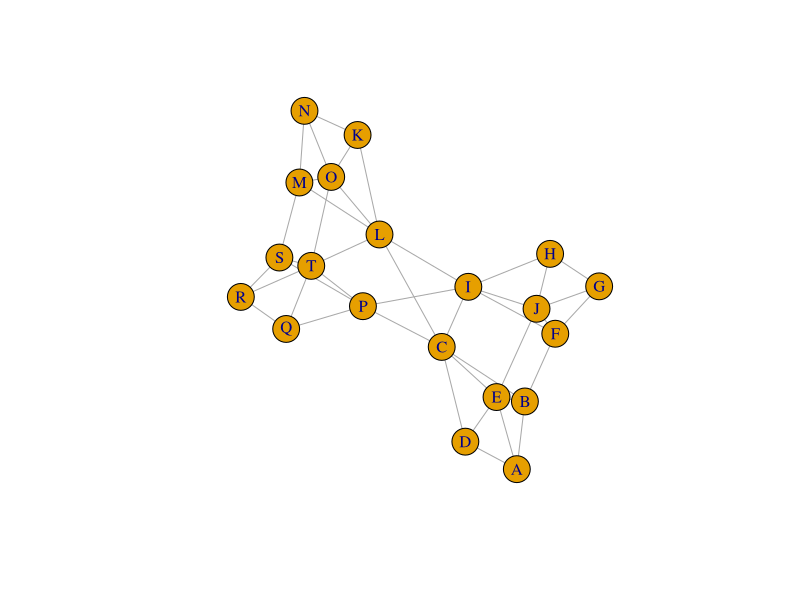
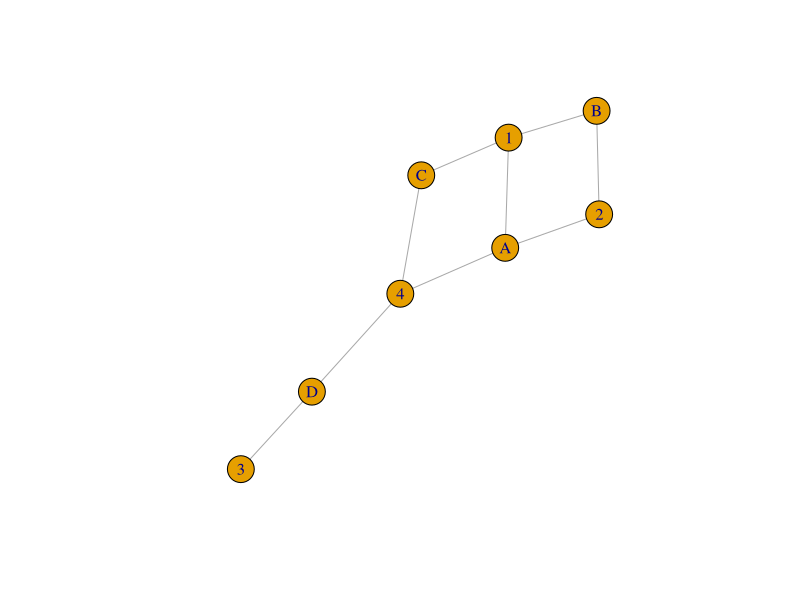
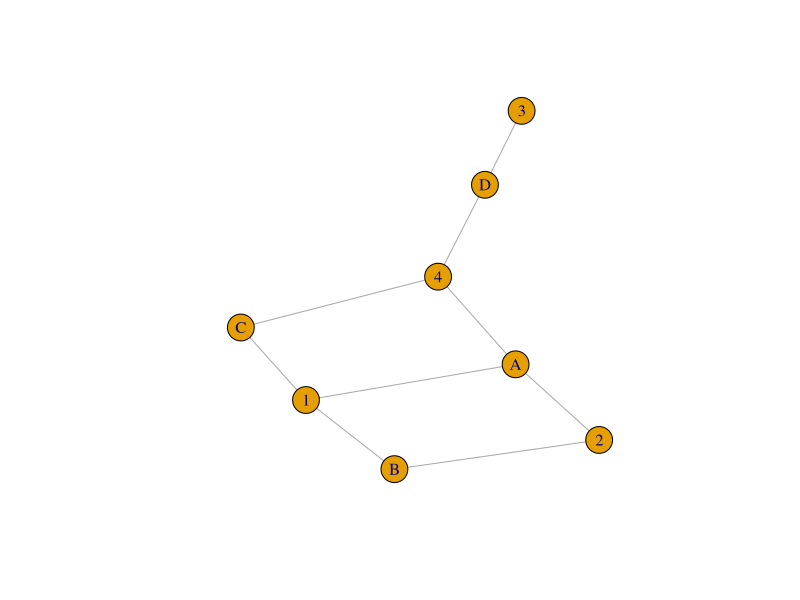
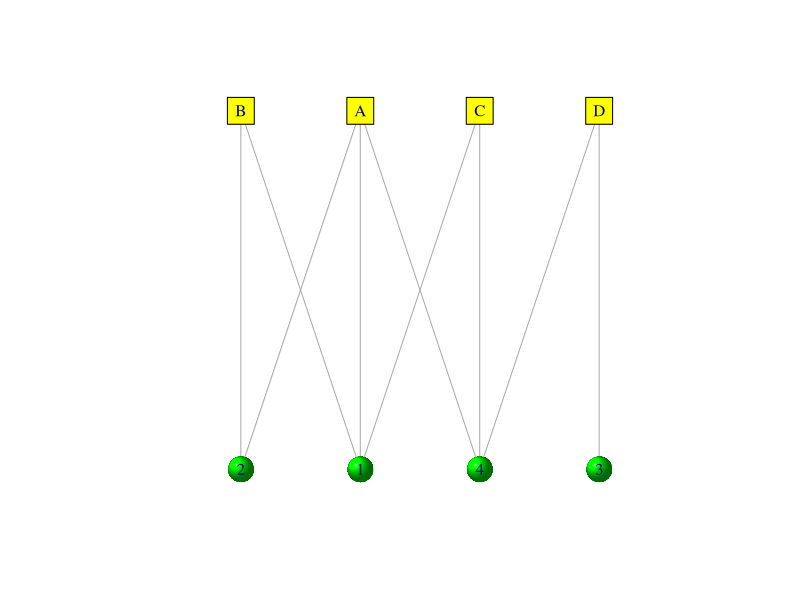
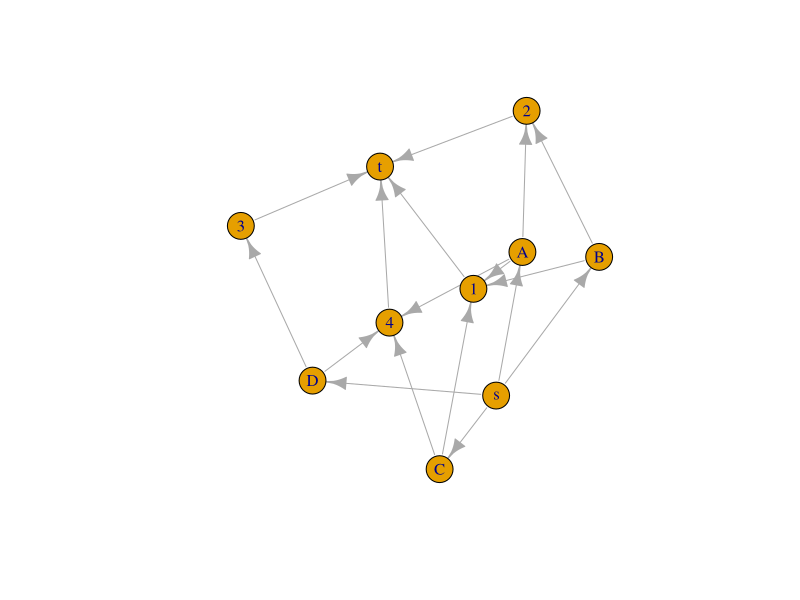
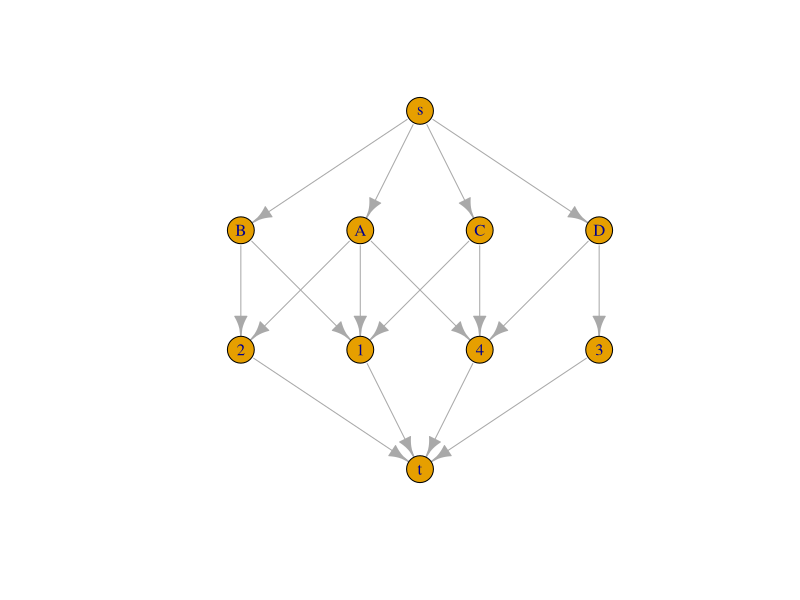
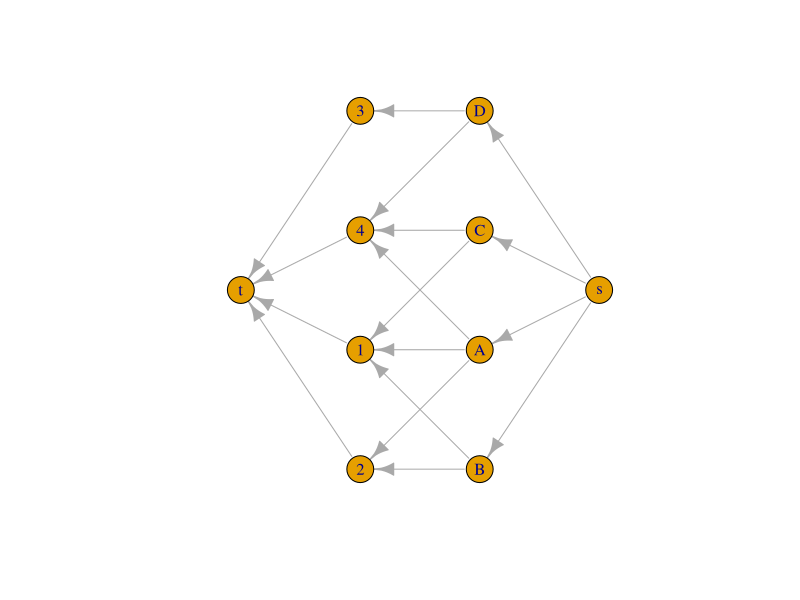
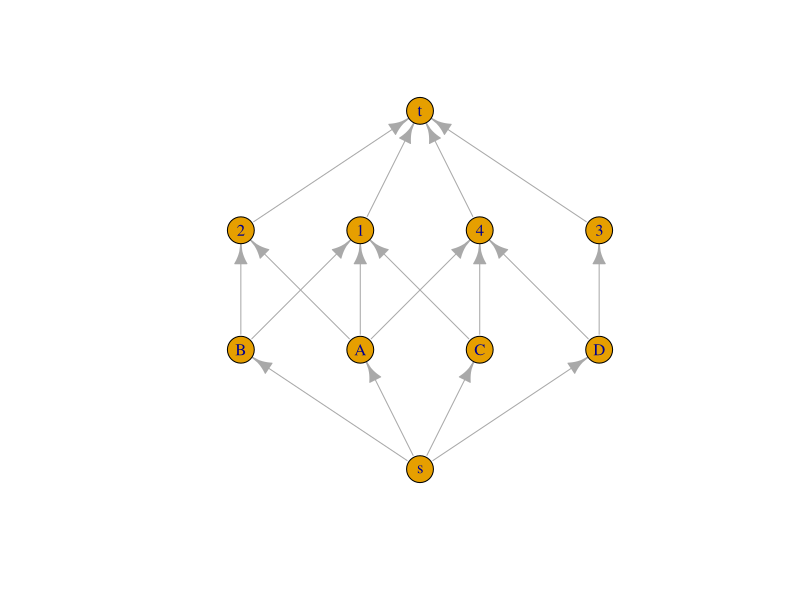

These figures' R source, in order:
## ---- chunk 1
library(igraph)

graph <- make_graph( ~ A-B-C-D-A, E-A:B:C:D,
                     F-G-H-I-F, J-F:G:H:I,
                     K-L-M-N-K, O-K:L:M:N,
                     P-Q-R-S-P, T-P:Q:R:S,
                     B-F, E-J, C-I, L-T, O-T, M-S,
                     C-P, C-L, I-L, I-P)

plot(graph)
V(graph)
E(graph)
## ---- chunk 2
graph <- make_graph(~ A-1, A-2, A-4, B-1, B-2, C-1, C-4, D-3, D-4)
plot(graph)
## ---- chunk 3
is.bipartite(graph)
## ---- chunk 4
bipartite_mapping(graph)
V(graph)$type <- bipartite_mapping(graph)$type
is.bipartite(graph)
## ---- chunk 5
plot(graph)
## ---- chunk 6
plot(graph, layout = layout_as_bipartite, vertex.color = c("yellow","green")[V(graph)$type+1], vertex.shape = c("square","sphere")[V(graph)$type+1])
## ---- chunk 7
as_adjacency_matrix(graph)
max_bipartite_match(graph)
is_max_matching(graph, c("2","B","A","C","1","4","3","D"))
## ---- chunk 8
dirgraph <- graph_from_literal(s-+A:B:C:D, A-+1:2:4, B-+1:2, C-+1:4, D-+3:4, 1:2:3:4-+t)
plot(dirgraph)
## ---- chunk 9
xycoords <- layout_with_sugiyama(dirgraph)$layout
## ---- chunk 10
plot(dirgraph, layout = xycoords) #top to bottom
plot(dirgraph, layout = xycoords[,2:1]) #right to left
plot(dirgraph, layout = (xycoords %*% diag(c(1,-1)))) #bottom to top
plot(dirgraph, layout = (xycoords %*% diag(c(1,-1)))[,2:1]) #left to right
## ---- chunk 11
max_flow(dirgraph, source = "s", target = "t")
## ---- chunk 12
max.dirgraph <- delete_edges(dirgraph, which(max_flow(dirgraph, source = "s", target = "t")$flow == 0))
plot(max.dirgraph, layout = xycoords)
## ---- chunk 13
E(delete_vertices(max.dirgraph, c("s","t"))) #edges are A-4, B-2, C-1, D-3
is_max_matching(graph, c("4","C","B","A","2","1","3","D"))
## ---- chunk 14

graph <- make_graph(~ v1-v5, v1-v3, v5-v2, v5-v6, v3-v6, v6-v4, v4-v7, v6-v7, v7-v8, v8-v2) #this is figure 8.20 in the book

largest.independent.vertex.sets(graph) #a list of largest independent vertex sets

V(graph)[setdiff(V(graph),largest.independent.vertex.sets(graph)[[1]])] #get the complementary list of nodes to the largest independent vertex set, which is a minimum cover set

#a larger example from above
graph <- make_graph( ~ A-B-C-D-A, E-A:B:C:D,
                     F-G-H-I-F, J-F:G:H:I,
                     K-L-M-N-K, O-K:L:M:N,
                     P-Q-R-S-P, T-P:Q:R:S,
                     B-F, E-J, C-I, L-T, O-T, M-S,
                     C-P, C-L, I-L, I-P)

largest.independent.vertex.sets(graph)

V(graph)[setdiff(V(graph),largest.independent.vertex.sets(graph)[[3]])]

## ---- chunk 15
degree(dirgraph)
degree.distribution(dirgraph)
distances(dirgraph) #all shortest pairwise vertex distances
shortest_paths(dirgraph,"s","t") #a specific shortest path from s -> t
## ---- chunk 16
E(dirgraph)
E(dirgraph)$weight <- c(1,1,1,1,rep(3,9),1,1,1,1)
is.weighted(dirgraph)

plot(dirgraph, layout = xycoords, edge.label = E(dirgraph)$weight, edge.width = E(dirgraph)$weight)
